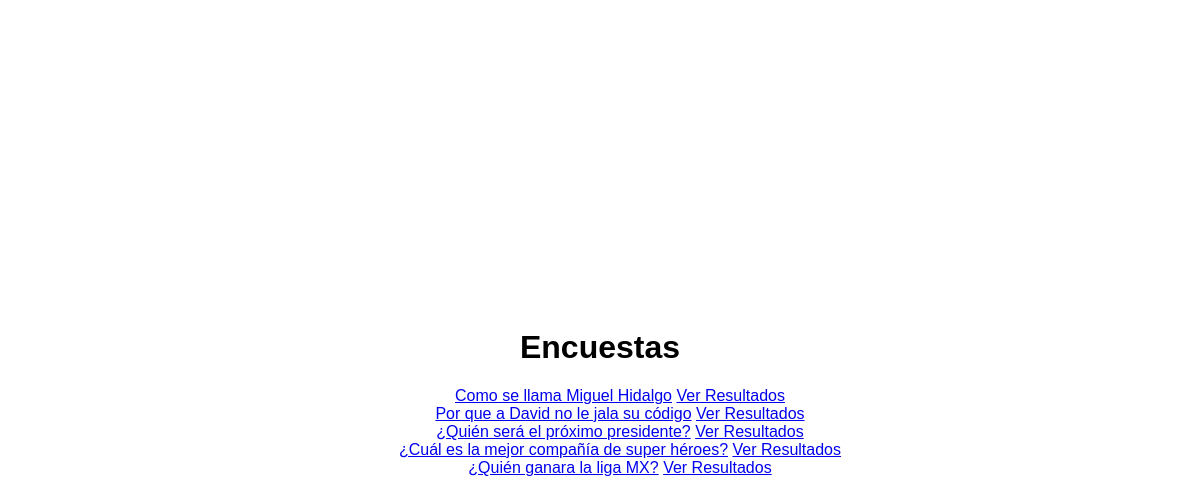
Screenshot of /poll/ with the database file from the repository.
### poll/models.py (models this page shows)
class Question (models.Model):
    question_text = models.CharField(max_length= 150)
    pub_date = models.DateTimeField()
    def __str__(self):
        return self.question_text

### poll/views.py (the view)
# urls.py: path('', views.home, name = 'home'),
def home (request):
    questions = Question.objects.all()
    return render(request, 'poll/home.html', {
        "questions": questions
        }
    )

### templates/poll/home.html (shortened to what this page needs)
{% extends 'base.html' %}
{% block content %}
<h1>Encuestas</h1>
<ul>{% for q in questions %}
<li><a href="{% url 'poll:vote' q.id %}">{{ q  }}</a>
    <a href="{%url 'poll:result' q.id %}">Ver Resultados</a></li>
{% endfor %}
</ul>
{% endblock %}

### templates/base.html (shortened to what this page needs)
<!DOCTYPE html>
<html lang="en">
<head>
    {% load static %}
    <link rel="stylesheet" href="{% static 'css/styles.css' %}">
</head>
<body>
    <div class="container">
        {% block content %}
        {% endblock %}
</body>
</html>

### static/css/styles.css (style rules this page uses)
body { padding: 0; margin: 0; font-family:Verdana, Geneva, Tahoma, sans-serif; width: 100vw; height: 100vh; display: grid; place-items: center; }
.container { width: 90%; text-align: center; }
ul li { list-style: none; }

### rows the page displays
Question: question_text "Como se llama Miguel Hidalgo"
Question: question_text "Por que a David no le jala su código"
Question: question_text "¿Quién será el próximo presidente?"
Question: question_text "¿Cuál es la mejor compañía de super héroes?"
Question: question_text "¿Quién ganara la liga MX?"
